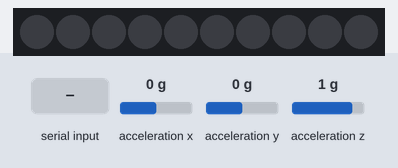
A sketch run on a simulated ESP32. Parts: 10 RGB LEDs in strip order, left to right. Inputs (shaded band) come from the test bench; at power-on: acceleration x 0 g, acceleration y 0 g, acceleration z 1 g. Dim RGB values are drawn brighter than linear; nothing arrives over Bluetooth unless stated; the audio player accepts every command and is not drawn; what the sketch prints to the serial monitor is not drawn.

Above: at 1.7 s.
1.8 s: "r" received over the second serial link
At 2.9 s:
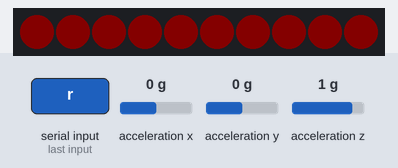
3.9 s: "g" received over the second serial link
At 5.0 s:
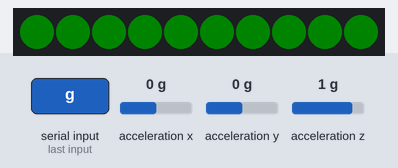
6.1 s: "o" received over the second serial link
At 6.49 s:
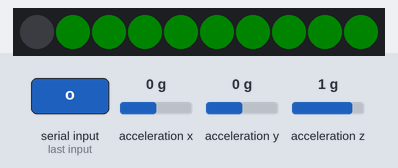
Timing chart, 0 to 9.1 s (numbered marks = the images above; inputs shaded):
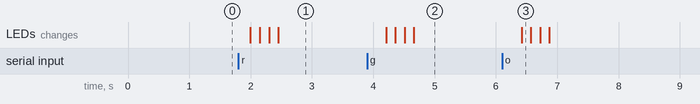

Measured:
- after the input at 1.8 s, the LEDs: first change after 0.20 s (image 1 shows a later state)
- after the input at 3.9 s, the LEDs: first change after 0.31 s (image 2 shows a later state)
- after the input at 6.1 s, the LEDs: change after 0.32 s (image 3)

The sketch:

sketch_aug14a.ino
```cpp
#include "BluetoothSerial.h"
#include <Wire.h>
#include <Adafruit_Sensor.h>
#include <Adafruit_ADXL345_U.h>
#include <DFRobotDFPlayerMini.h>
#include <SoftwareSerial.h>
#include <Adafruit_NeoPixel.h>

// Define I2C pins for ESP32
#define I2C_SDA 21
#define I2C_SCL 22

// DFPlayer Mini
#define RX_PIN 12
#define TX_PIN 13

// Accelerometer
Adafruit_ADXL345_Unified accel = Adafruit_ADXL345_Unified(12345);

// DFPlayer Mini
SoftwareSerial mySoftwareSerial(RX_PIN, TX_PIN);  // Create a software serial port
DFRobotDFPlayerMini myDFPlayer;                   // Create a DFPlayerMini object

// Bluetooth
BluetoothSerial SerialBT;

#define PIXEL_PIN 15      // Data Pin of Led strip
#define PIXEL_COUNT 10    // Number of LEDs in the strip
#define BRIGHTNESS 7      // Use 96 for medium brightness
#define SPEED 50          // Speed of each Color Transition (in ms)

// Thresholds
const int jumpThreshold = 15;
const int fallThreshold = -15;

Adafruit_NeoPixel strip = Adafruit_NeoPixel(PIXEL_COUNT, PIXEL_PIN, NEO_GRB + NEO_KHZ800);

bool RedOld = LOW;
bool GreenOld = LOW;
bool offOld = HIGH;
int showType = 0;

void setup() {
  Serial.begin(115200);
  SerialBT.begin("ESP32_BT");  // Bluetooth device name
  Serial.println("The device started, now you can pair it with Bluetooth!");
  SerialBT.println("Connected to Arduino");

  strip.setBrightness(BRIGHTNESS);
  strip.begin();
  strip.show();

  // Initialize I2C communication
  Wire.begin(I2C_SDA, I2C_SCL);

  // Initialize accelerometer
  if (!accel.begin()) {
    Serial.println("Could not find a valid ADXL345 sensor, check wiring!");
  }

  // Initialize DFPlayer Mini
  mySoftwareSerial.begin(9600);
  if (!myDFPlayer.begin(mySoftwareSerial)) {  // Use softwareSerial to communicate with DFPlayer Mini
    Serial.println("Unable to begin:");
    Serial.println("1. Please recheck the connection!");
    Serial.println("2. Please insert the SD card!");
    while (true)
      ;
  }
  myDFPlayer.volume(30);  // Set volume to 30 (0~30).
}

char a;
char b;
void startShow(int i) {
  switch (i) {
    case 0:
      colorWipe(strip.Color(0, 0, 0), SPEED);  // Black/off
      break;

    case 1:
      colorWipe(strip.Color(255, 0, 0), SPEED);  // Red
      break;

    case 2:
      colorWipe(strip.Color(0, 255, 0), SPEED);  // Green
      break;

    default:
      colorWipe(strip.Color(0, 0, 0), SPEED);  // Black/off
      break;
  }
}

// Fill the dots one after the other with a color
void colorWipe(uint32_t c, uint8_t wait) {
  for (uint16_t i = 0; i < strip.numPixels(); i++) {
    strip.setPixelColor(i, c);
    strip.show();
    delay(wait);
  }
}

// Color wheel function (not used but kept for completeness)
uint32_t Wheel(byte WheelPos) {
  WheelPos = 255 - WheelPos;
  if (WheelPos < 85) {
    return strip.Color(255 - WheelPos * 3, 0, WheelPos * 3);
  }
  if (WheelPos < 170) {
    WheelPos -= 85;
    return strip.Color(0, WheelPos * 3, 255 - WheelPos * 3);
  }
  WheelPos -= 170;
  return strip.Color(WheelPos * 3, 255 - WheelPos * 3, 0);
}

void loop() {
  // Get accelerometer data
  sensors_event_t event;
  accel.getEvent(&event);

  // Read accelerometer values
  float xValue = event.acceleration.x;
  float yValue = event.acceleration.y;
  float zValue = event.acceleration.z;
  delay(200);

  bool Red = LOW;
  bool Green = LOW;
  bool off = LOW;


 a = (char)SerialBT.read();


    switch (a) {
        case 'r':
            Red = HIGH;
            SerialBT.println("CHANGING TO RED");
            Green = LOW;
            off = LOW;
            a = '0';
            break;
        case 'g':
            Green = HIGH;
            SerialBT.println("CHANGING TO GREEN");
            Red = LOW;
            off = LOW;
            a = '0';
            break;
        case 'o':
            off = HIGH;
            SerialBT.println("TURNING OFF LEDs..");
            Red = LOW;
            Green = LOW;
            a = '0';
            break;
        default:
            Red = LOW;
            Green = LOW;
            off = LOW;
            a = '0';
            break;
    }


    // Red LED animation
    if (Red == HIGH && RedOld == LOW) {
        delay(20);
        showType = 1;  // Red animation Type 1
        startShow(showType);
    }

    // Green LED animation
    if (Green == HIGH && GreenOld == LOW) {
        delay(20);
        showType = 2;  // Green animation Type 2
        startShow(showType);
    }

    // Turning off LEDs
    if (off == HIGH && offOld == LOW) {
        delay(20);
        showType = 0;  // Off animation Type 0
        startShow(showType);
    }

    // Update the old state
    RedOld = Red;
    GreenOld = Green;
    offOld = LOW;

  // Bluetooth communication
  if (Serial.available()) {
    SerialBT.write(Serial.read());
  }
  if (SerialBT.available()) {
    Serial.write(SerialBT.read());
  }

  // Print axis values to Bluetooth and Serial
  Serial.print("X-axis: ");
  Serial.println(xValue);
  Serial.print("Y-axis: ");
  Serial.println(yValue);
  Serial.print("Z-axis: ");
  Serial.println(zValue);
  delay(200);

  // Detect jump based on z-axis acceleration
  if (zValue > jumpThreshold) {
    SerialBT.println("Jump detected! Yahoo! ^^");
    Serial.println("Jump detected! Yahoo! ^^");
    myDFPlayer.play(2);  // Play the fourth track on the DFPlayer Mini
    delay(2000);
    b = 'g';
  }

  if (yValue > jumpThreshold) {
    SerialBT.println("Lateral- Right Movement Detected");
    Serial.println("Lateral- Right Movement Detected");
    myDFPlayer.play(2);  // Play the second track on the DFPlayer Mini
    a = 'g';
    Green = HIGH;
    delay(2000);

  }
  if (yValue < fallThreshold)
  {
    SerialBT.println("Lateral-Left Movement Detected");
    Serial.println("Lateral Movement Detected");
    myDFPlayer.play(2);  // Play the third track on the DFPlayer Mini
    a = 'g';
    Green = HIGH;
    delay(2000);

  }
  if (xValue > jumpThreshold) {
    SerialBT.println("Fowardsies? detected! Yahoo! ^^");
    Serial.println("Fowardsies? Yahoo! ^^");
    myDFPlayer.play(2);  // Play the fifth track on the DFPlayer Mini
    a = 'g';
    Green = HIGH;
    delay(2000);

  }
  if (xValue < fallThreshold) {


    SerialBT.println("Backsies? detected! Yahoo! ^^");
    Serial.println("Backsies? Yahoo! ^^");
    myDFPlayer.play(2);  // Play the sixth track on the DFPlayer Mini
    a = 'g';
    Green = HIGH;
    delay(2000);

  }

  delay(20);  // Adjust delay as needed
}
```
